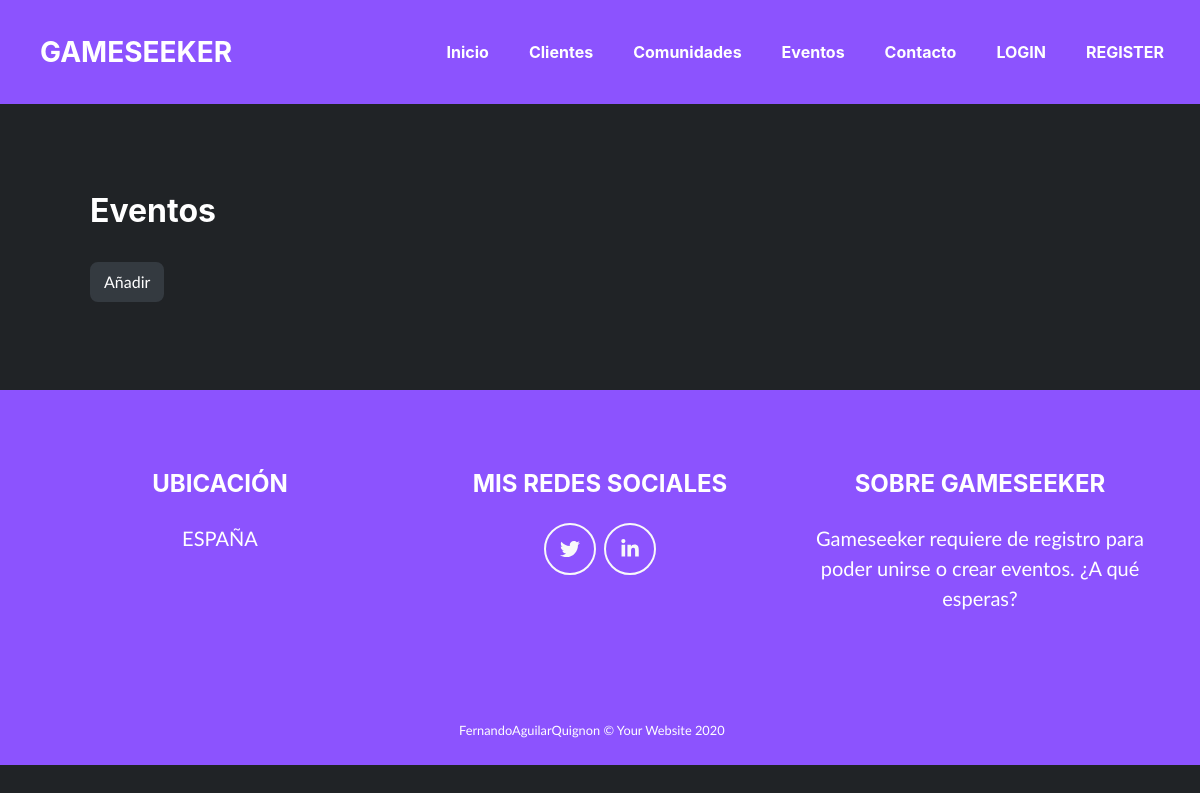
The app's page /eventos/, older data.
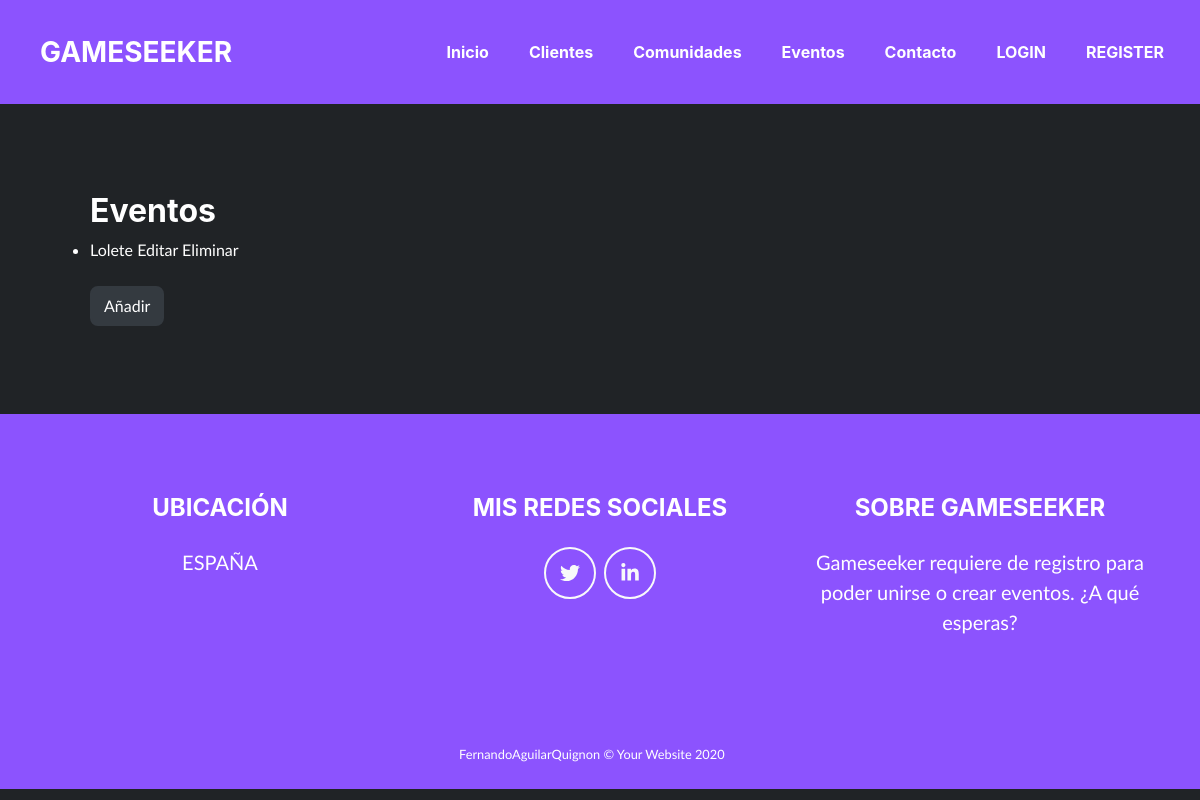
The same page, newer data.
### gameseek_app/models.py (models this page shows, shortened)
class Event(models.Model):
    name = models.CharField(max_length = 100)
    date = models.DateTimeField()
    limit_of_players = models.PositiveBigIntegerField()
    game = models.CharField(max_length = 100)
    description = models.CharField(max_length = 1000)
    language = models.CharField(max_length = 100)

### gameseek_app/views.py (the view)
# urls.py: path('eventos/', EventListView.as_view(), name="events-list"),
class EventListView(ListView):
    model = Event
    def get_context_data(self, **kwargs):
        context = super().get_context_data(**kwargs)
        context['now'] = timezone.now()
        return context

### gameseek_app/templates/gameseek_app/event_list.html (shortened to what this page needs)
{% extends "base.html" %}
{% block content %}
<section class="page-section portfolio" id="portfolio">
    <ul>
    <h2>Eventos</h2>
    {% for event in object_list %}
        <li><a href={% url 'gmsk:events-detail' event.id %}>{{ event.name }} </a><a href={% url 'gmsk:events-update' event.id %}>Editar  </a><a href={% url 'gmsk:events-delete' event.id %}>Eliminar</a></li>
    {% endfor %}
    <br>
    <button type="button" class="btn btn-dark" onclick="window.location.href='/eventos/add/'">Añadir</button>
</ul>
</section>
{% endblock %}

Row changes from the older to the newer data that the page shows:
added Event: name "Lolete"
